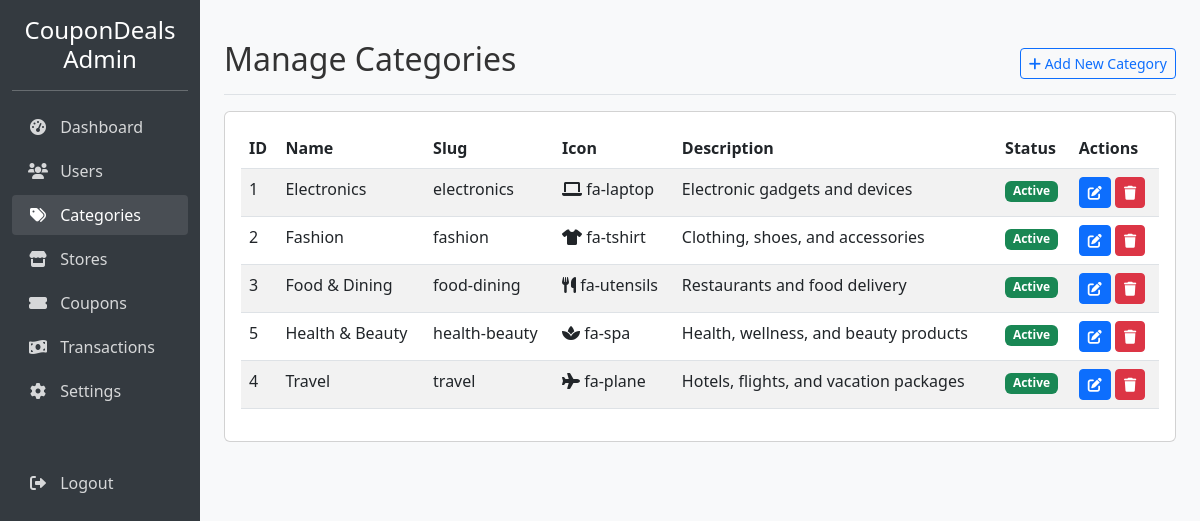
Screenshot of /admin/categories.php (signed in) with the database file from the repository.
### tables this page shows
CREATE TABLE IF NOT EXISTS categories (
    id INT AUTO_INCREMENT PRIMARY KEY,
    name VARCHAR(100) NOT NULL,
    slug VARCHAR(100) NOT NULL UNIQUE,
    description TEXT,
    icon VARCHAR(255),
    status ENUM('active', 'inactive') DEFAULT 'active',
    created_at TIMESTAMP DEFAULT CURRENT_TIMESTAMP,
    updated_at TIMESTAMP DEFAULT CURRENT_TIMESTAMP ON UPDATE CURRENT_TIMESTAMP
);

### admin/categories.php (the view, shortened to what this page needs)
<?php
require_once '../database/db.php';
$categories = [];
$sql = "SELECT * FROM categories ORDER BY name ASC";
$result = $conn->query($sql);
if ($result->num_rows > 0) {
    while($row = $result->fetch_assoc()) {
        $categories[] = $row;
    }
}
?>
<!DOCTYPE html>
<html lang="en">
<head>
    <link href="https://cdn.jsdelivr.net/npm/bootstrap@5.3.0-alpha1/dist/css/bootstrap.min.css" rel="stylesheet">
    <link rel="stylesheet" href="https://cdnjs.cloudflare.com/ajax/libs/font-awesome/6.0.0/css/all.min.css">
    <link rel="stylesheet" href="../assets/css/style.css">
</head>
<body>
    <div class="container-fluid">
        <div class="row">
            <div class="col-md-3 col-lg-2 d-md-block admin-sidebar collapse">
                <div class="pt-3 text-center">
                    <a href="index.php" class="text-white text-decoration-none">
                        <h4>CouponDeals Admin</h4>
                    </a>
                </div>
                <hr class="text-white">
                <ul class="nav flex-column">
                    <li class="nav-item">
                        <a class="nav-link" href="index.php">
                            <i class="fas fa-tachometer-alt"></i> Dashboard
                        </a>
                    </li>
                    <li class="nav-item">
                        <a class="nav-link" href="users.php">
                            <i class="fas fa-users"></i> Users
                        </a>
                    </li>
                    <li class="nav-item">
                        <a class="nav-link active" href="categories.php">
                            <i class="fas fa-tags"></i> Categories
                        </a>
                    </li>
                    <li class="nav-item">
                        <a class="nav-link" href="stores.php">
                            <i class="fas fa-store"></i> Stores
                        </a>
                    </li>
                    <li class="nav-item">
                        <a class="nav-link" href="coupons.php">
                            <i class="fas fa-ticket-alt"></i> Coupons
                        </a>
                    </li>
                    <li class="nav-item">
                        <a class="nav-link" href="transactions.php">
                            <i class="fas fa-money-bill-wave"></i> Transactions
                        </a>
                    </li>
                    <li class="nav-item">
                        <a class="nav-link" href="settings.php">
                            <i class="fas fa-cog"></i> Settings
                        </a>
                    </li>
                    <li class="nav-item mt-5">
                        <a class="nav-link" href="../logout.php">
                            <i class="fas fa-sign-out-alt"></i> Logout
                        </a>
                    </li>
                </ul>
            </div>
            <div class="col-md-9 ms-sm-auto col-lg-10 px-md-4 py-4">
                <div class="d-flex justify-content-between flex-wrap flex-md-nowrap align-items-center pt-3 pb-2 mb-3 border-bottom">
                    <h1 class="h2">Manage Categories</h1>
                    <div class="btn-toolbar mb-2 mb-md-0">
                        <a href="add-category.php" class="btn btn-sm btn-outline-primary">
                            <i class="fas fa-plus"></i> Add New Category
                        </a>
                    </div>
                </div>
                <div class="card">
                    <div class="card-body">
                        <div class="table-responsive">
                            <table class="table table-striped table-hover">
                                <thead>
                                    <tr>
                                        <th>ID</th>
                                        <th>Name</th>
                                        <th>Slug</th>
                                        <th>Icon</th>
                                        <th>Description</th>
                                        <th>Status</th>
                                        <th>Actions</th>
                                    </tr>
                                </thead>
                                <tbody>
                                    <?php foreach ($categories as $category): ?>
                                        <tr>
                                            <td><?php echo $category['id']; ?></td>
                                            <td><?php echo $category['name']; ?></td>
                                            <td><?php echo $category['slug']; ?></td>
                                            <td><i class="fas <?php echo $category['icon']; ?>"></i> <?php echo $category['icon']; ?></td>
                                            <td><?php echo substr($category['description'], 0, 50) . (strlen($category['description']) > 50 ? '...' : ''); ?></td>
                                            <td>
                                                <?php if ($category['status'] == 'active'): ?>
                                                    <span class="badge bg-success">Active</span>
                                                <?php else: ?>
                                                    <span class="badge bg-secondary">Inactive</span>
                                                <?php endif; ?>
                                            </td>
                                            <td>
                                                <a href="edit-category.php?id=<?php echo $category['id']; ?>" class="btn btn-sm btn-primary">
                                                    <i class="fas fa-edit"></i>
                                                </a>
                                                <a href="categories.php?delete=<?php echo $category['id']; ?>" class="btn btn-sm btn-danger" onclick="return confirm('Are you sure you want to delete this category?')">
                                                    <i class="fas fa-trash"></i>
                                                </a>
                                            </td>
                                        </tr>
                                    <?php endforeach; ?>
                                </tbody>
                            </table>
                        </div>
                    </div>
                </div>
            </div>
        </div>
    </div>
</body>
</html>

### assets/css/style.css (style rules this page uses)
body { font-family: "Segoe UI", Tahoma, Geneva, Verdana, sans-serif; background-color: #f8f9fa; color: #333; }
.admin-sidebar { background-color: #343a40; color: white; min-height: calc(100vh - 56px); }
.admin-sidebar .nav-link { color: rgba(255, 255, 255, 0.8); padding: 0.5rem 1rem; border-radius: 4px; margin-bottom: 0.25rem; }
.admin-sidebar .nav-link:hover, .admin-sidebar .nav-link.active { color: white; background-color: rgba(255, 255, 255, 0.1); }
.admin-sidebar .nav-link i { width: 20px; text-align: center; margin-right: 0.5rem; }
html { scroll-behavior: smooth; }

### rows the page displays
categories: id "1", name "Electronics", slug "electronics", icon "fa-laptop", description "Electronic gadgets and devices", status "Active"
categories: id "2", name "Fashion", slug "fashion", icon "fa-tshirt", description "Clothing, shoes, and accessories", status "Active"
categories: id "3", name "Food & Dining", slug "food-dining", icon "fa-utensils", description "Restaurants and food delivery", status "Active"
categories: id "5", name "Health & Beauty", slug "health-beauty", icon "fa-spa", description "Health, wellness, and beauty products", status "Active"
categories: id "4", name "Travel", slug "travel", icon "fa-plane", description "Hotels, flights, and vacation packages", status "Active"
